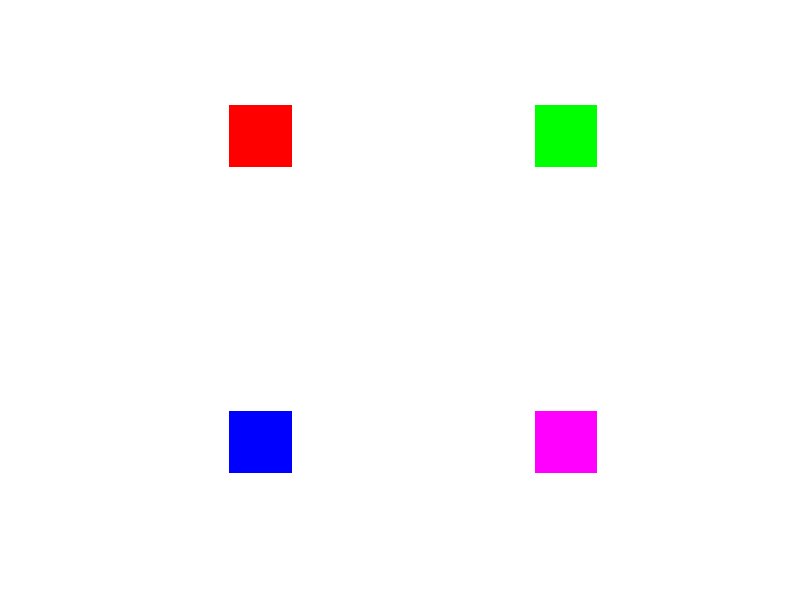

The MATLAB source for this figure:
%{
Digital Image Processing

Name: Aadam
Roll# 6396
Program: BCS 8th
Semester: Spring 2018
Department of IT
Universiy of Haripur

Lab: 6

RGB boxes on white background

%}

clearvars; close all; clc;

m = ones(400, 400, 3);

size = [50 50];


red_start = [50 50];
red_end = red_start + size;

for i = red_start(1):red_end(1)
    for j = red_start(2):red_end(2)
        m(i, j, 2:3) = 0;
    end
end
   
green_start = [50 300];
green_end = green_start + size;

for i = green_start(1):green_end(1)
    for j = green_start(2):green_end(2)
        m(i, j, 1) = 0;
        m(i, j, 3) = 0;
    end
end

blue_start = [300 50];
blue_end = blue_start + size;

for i = blue_start(1):blue_end(1)
    for j = blue_start(2):blue_end(2)
        m(i, j, 1:2) = 0;
    end
end

purple_start = [300 300];
purple_end = purple_start + size;

for i = purple_start(1):purple_end(1)
    for j = purple_start(2):purple_end(2)
        m(i, j, 2) = 0;
    end
end

imshow(m)






